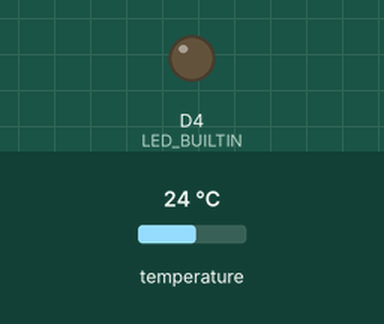
Simulated run of this sketch. Board: ESP8266 (NodeMCU). On the bench: output pins drawn as LEDs (lit = HIGH, except the on-board LED, lit = LOW). Inputs (shaded band) come from the test bench; at power-on: temperature 24 °C. WiFi joins after 1.5 s; servers stay silent unless stated; what the sketch prints to the serial monitor is not drawn.

Above: at 1.9 s.
At 33.3 s:
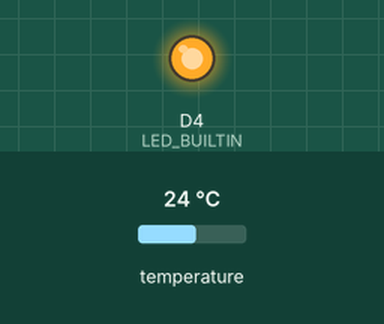
Timing chart, 0 to 81.2 s (numbered marks = the images above):
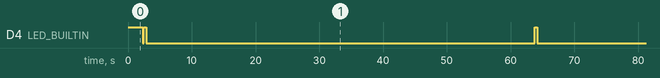

The sketch:

temperature_sender.ino
```cpp
#if defined(ESP32)
#include <WiFi.h>
#elif defined(ESP8266)
#include <ESP8266WiFi.h>
#endif
#include <Firebase_ESP_Client.h>
#include <OneWire.h>
#include <DallasTemperature.h>
#include <addons/TokenHelper.h>
#include <addons/RTDBHelper.h>
#define WIFI_SSID ""
#define WIFI_PASSWORD ""
#define API_KEY ""
#define DATABASE_URL ""
#define USER_EMAIL ""
#define USER_PASSWORD ""

FirebaseAuth auth;
FirebaseConfig config;
FirebaseData fbdo;

const int periodMs = 60000;
OneWire oneWireObj(D5);
DallasTemperature sensorDS18B20(&oneWireObj);

void setup() {
   Serial.begin(115200);
  pinMode(LED_BUILTIN, OUTPUT);
  digitalWrite(LED_BUILTIN, HIGH);

  WiFi.begin(WIFI_SSID, WIFI_PASSWORD);
  Serial.print("setup: Connecting to Wi-Fi");
  while (WiFi.status() != WL_CONNECTED) {
    Serial.print(".");
    delay(300);
  }
  Serial.println();
  Serial.print("setup: Connected with IP: ");
  Serial.println(WiFi.localIP());
  Serial.println();

  Serial.printf("setup: Firebase Client v%s\n\n", FIREBASE_CLIENT_VERSION);
  config.api_key = API_KEY;
  auth.user.email = USER_EMAIL;
  auth.user.password = USER_PASSWORD;
  config.database_url = DATABASE_URL;
  config.token_status_callback = tokenStatusCallback;  //see addons/TokenHelper.h
  Firebase.begin(&config, &auth);
  Firebase.reconnectWiFi(true);

  sensorDS18B20.begin();
}

void loop() {
  sensorDS18B20.requestTemperatures();
  Serial.print("temperature: ");
  const float temp = sensorDS18B20.getTempCByIndex(0);
  Serial.print(temp);
  Serial.println(" ºC");

  if (Firebase.ready()) {
    digitalWrite(LED_BUILTIN, LOW);
    delay(200);
    digitalWrite(LED_BUILTIN, HIGH);
    delay(200);

    if (Firebase.RTDB.setFloat(&fbdo, "/root/devices/casa_laura_adrian/status/temperature", temp)) {
      Serial.println("loop: Set temperature... ok\n\n");
      digitalWrite(LED_BUILTIN, LOW);
    } else {
      Serial.printf("loop: Set temperature... error %s\n\n", fbdo.errorReason().c_str());
      digitalWrite(LED_BUILTIN, HIGH);
    }
  }

  delay(periodMs);
}
```

Measured:
- by itself, D4 (LED_BUILTIN): repeats every 61.3 s: HIGH 0.35 s, LOW 61.0 s
